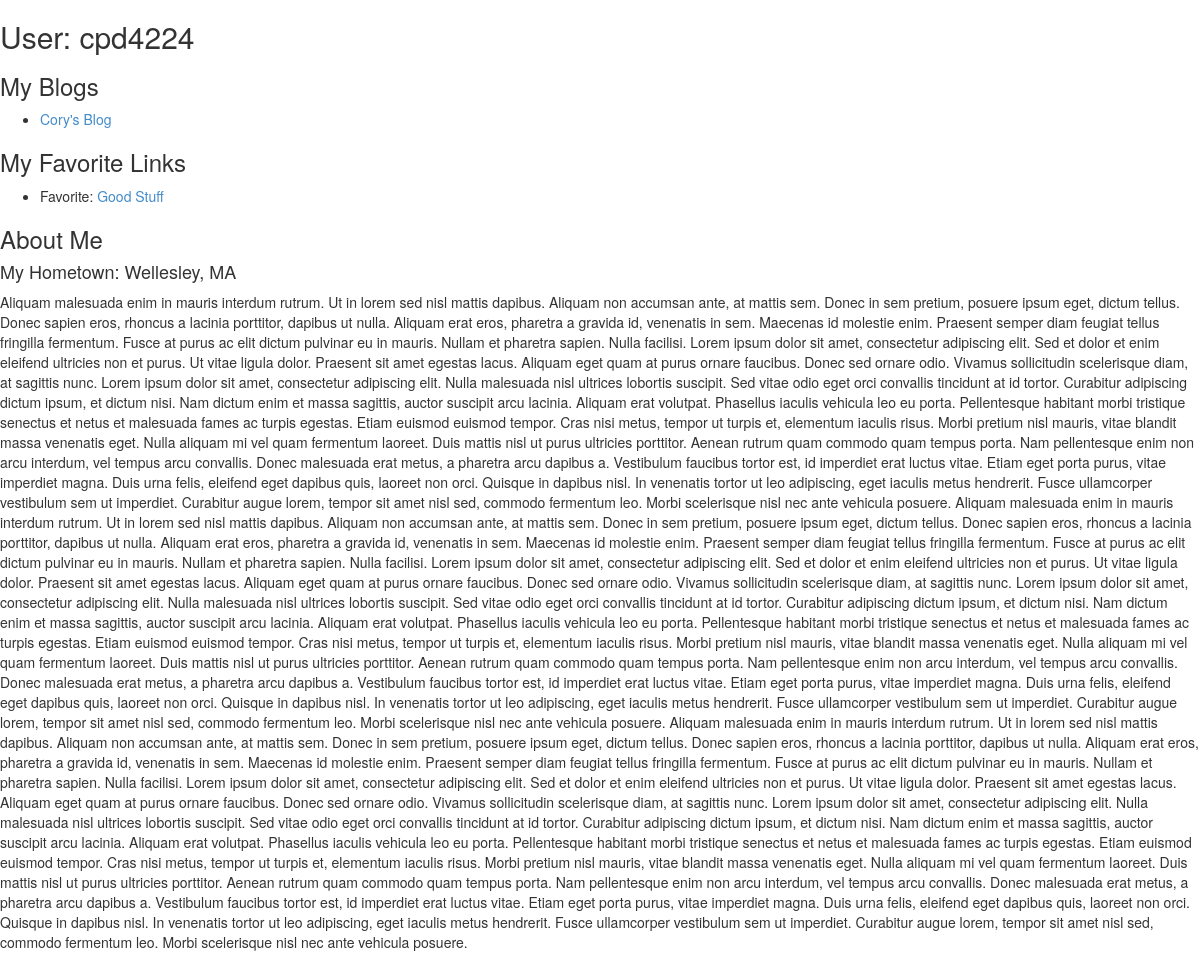
Page /dblog/cpd4224/ on the committed database.
### dblog/models.py (models this page shows, shortened)
class Author(models.Model):
	authorID = models.CharField(max_length=50)
	lastName = models.CharField(max_length=50)
	firstName = models.CharField(max_length=50)

class Blog(models.Model):
	blogID = models.CharField(max_length=50)
	authorID = models.ForeignKey(Author, related_name='author_blog')
	title = models.CharField(max_length=120)
	subtitle = models.CharField(max_length=120, null=True, blank=True)
	editor = models.ForeignKey(Author, null=True, blank=True, related_name='author_blog_editor')

class FavoriteLink(models.Model):
	authorID = models.ForeignKey(Author, related_name='author_favoriteLink')
	title = models.CharField(max_length=256)
	description = models.TextField(null=True, blank=True)
	URL = models.CharField(max_length=256)

class Bio(models.Model):
	authorID = models.ForeignKey(Author, related_name='author_bio')
	title = models.CharField(max_length=256, null=True, blank=True)
	subtitle = models.CharField(max_length=256, null=True, blank=True)
	body = models.TextField()
	hometown = models.CharField(max_length=50)
	hobbies = models.TextField()

### dblog/views.py (the view)
# urls.py: url(r'^(?P<author_ID>\w+)/$', views.detail, name='detail'),
def detail(request, author_ID):
	author = get_object_or_404(Author, authorID__exact=author_ID)
	blog_list = Blog.objects.order_by('title')
	link_list = FavoriteLink.objects.order_by('authorID')
	bio_list = Bio.objects.order_by('authorID')
	return render(request, 'dblog/detail.html', {'author': author, 'blog_list': blog_list, 'link_list': link_list, 'bio_list': bio_list})

### dblog/templates/dblog/detail.html
{% load staticfiles %}
<link rel="stylesheet" type="text/css" href="{% static 'dblog/style.css' %}"/>
<link rel="stylesheet" type="text/css" href="{% static 'dblog/bootstrap.min.css' %}"/>
<h2>User: {{ author.authorID }}</h2>
<h3>My Blogs</h3>
<ul>
{% for blog in blog_list %}
	{% if blog.authorID == author %}
    <li><a href="{{ blog.blogID }}">{{ blog.title }}</a></li>
	{% endif %}
{% endfor %}
</ul>
<h3>My Favorite Links</h3>
<ul>
{% for favoritelink in link_list %}
	{% if favoritelink.authorID == author %}
    <li> Favorite: <a href="{{ favoritelink.URL }}">{{ favoritelink.title }}</a></li>
	{% endif %}
{% endfor %}
</ul>
<h3>About Me</h3>
{% for bio in bio_list %}
	{% if bio.authorID == author %}
    	<h4>
    		My Hometown: {{ bio.hometown}}
    	</h4>
    	<p>
    		{{ bio.body }}
    	</p>
	{% endif %}
{% endfor %}

### rows in the picture
Author: authorID "cpd4224"
Blog: title "Cory's Blog"
FavoriteLink: title "Good Stuff"
Bio: hometown "Wellesley, MA", body "Aliquam malesuada enim in mauris interdum rutrum. Ut in lorem sed nisl mattis dapibus. Aliquam non accumsan ante, at mattis sem. Donec in sem pretium, posuere ipsum eget, dictum tellus. Donec sapien eros, rhoncus a lacinia porttitor, dapibus ut nulla. Aliquam erat eros, pharetra a gravida id, venenatis in sem. Maecenas id molestie enim. Praesent semper diam feugiat tellus fringilla fermentum. Fusce at purus ac elit dictum pulvinar eu in mauris. Nullam et pharetra sapien. Nulla facilisi. Lorem ipsum dolor sit amet, consectetur adipiscing elit. Sed et dolor et enim eleifend ultricies non et purus. Ut vitae ligula dolor. Praesent sit amet egestas lacus. Aliquam eget quam at purus ornare…"
